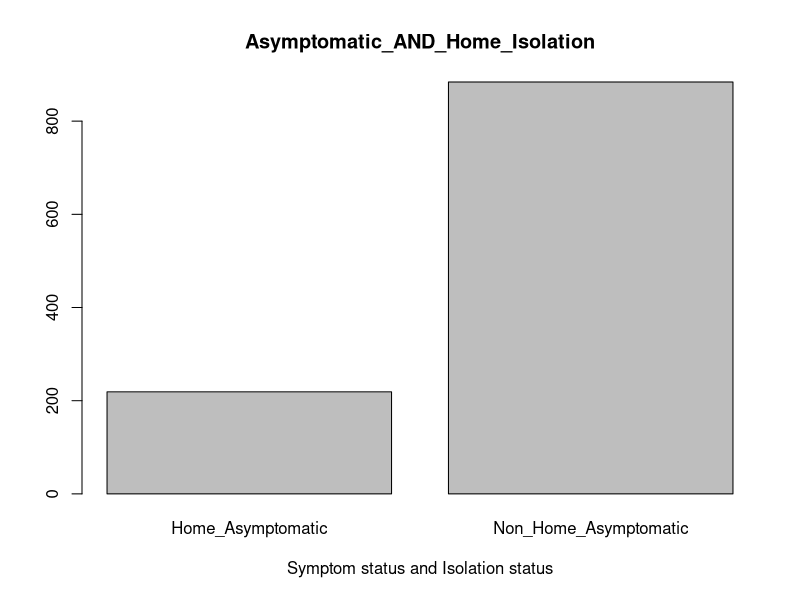
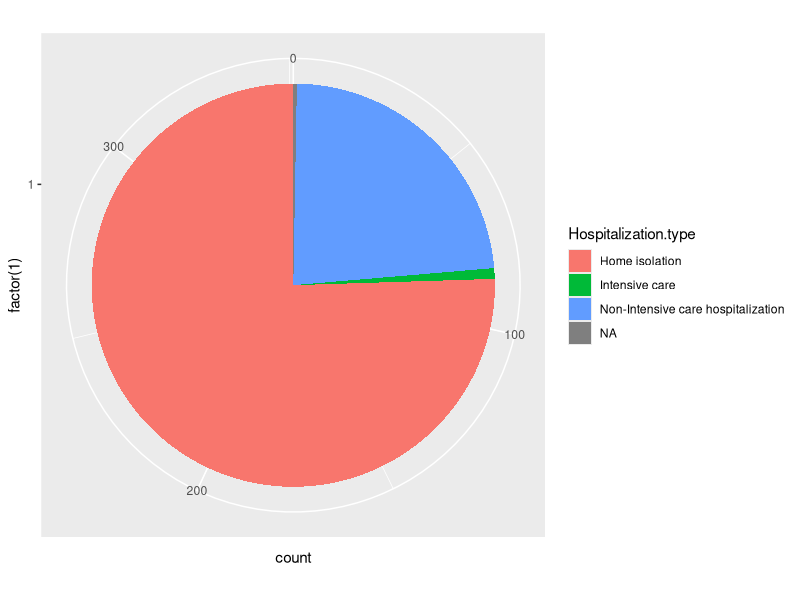

Reproduce these figures in R, in order.
## ---- chunk 1
knitr::opts_chunk$set(echo = TRUE)
## ---- chunk 2
library(tidyverse)
library(lubridate)
## ---- chunk 3
covid <- read.csv("covid.csv", row.names = 1)
# Check data
str(covid)
## ---- chunk 4
covid$Date.of.birth <- 
  as.Date(parse_date_time(covid$Date.of.birth, "mdy"))

covid$First.day.of.symptoms <- 
  as.Date(parse_date_time(covid$First.day.of.symptoms, "mdy"))

covid$Date.of.outcome <- 
  as.Date(parse_date_time(covid$Date.of.outcome, "mdy"))

covid$Date.of.diagnosis <- 
  as.Date(parse_date_time(covid$Date.of.diagnosis, "mdy"))
## ---- chunk 5
covid$Hospitalization.type <- as.factor(covid$Hospitalization.type)

covid$Symptoms <- as.factor(covid$Symptoms)

covid$Outcome <- as.factor(covid$Outcome)

covid$Epidemiological.link...Notes <- as.character(covid$Epidemiological.link...Notes)
## ---- chunk 6
table1 <- table(covid[c("Hospitalization.type", "Symptoms", "Outcome")])
table1
## ---- chunk 7
table2 <- table1[1:2,2,c(2:3)]
table2
## ---- chunk 8
covid_diagnosis.date <- arrange(covid, Date.of.diagnosis)
head(covid_diagnosis.date)
## ---- chunk 9
covid <- covid %>%
  mutate(Asymptomatic_AND_Home_Isolation = 
           ifelse(covid$Symptoms == "Asymptomatic" & 
                  covid$Hospitalization.type == "Home isolation", 
                  "Home_Asymptomatic", "Non_Home_Asymptomatic"))
counts <- table(covid$Asymptomatic_AND_Home_Isolation)
barplot(counts, main="Asymptomatic_AND_Home_Isolation",
   xlab="Symptom status and Isolation status")
## ---- chunk 10
covid %>%
  filter(Date.of.birth > ymd(19810101) & Outcome == "Healed") %>%
  count()
## ---- chunk 11
covid %>%
  filter(Symptoms == "Asymptomatic" | Hospitalization.type == "Home isolation"
         & Date.of.birth > ymd(19820101)) %>%
  count()
## ---- chunk 12
covid_new_data <- covid %>% filter (grepl("contact", pattern = 
                              tolower(covid$Epidemiological.link...Notes)) | 
                              grepl("symptom", tolower(covid$Epidemiological.link...Notes)))
head(covid_new_data)
## ---- chunk 13
covid_new_data <- covid_new_data %>%
  mutate("Age" = as.period(interval(covid_new_data$Date.of.birth, 
      ymd("2020 October 2")))$year) %>%
           write_csv("hw3.kf.new_data_set.csv")
## ---- chunk 14
library(ggplot2)
pie_covid_df <- subset(covid, covid$Date.of.birth >= as.Date("1960-01-01") & 
         covid$Date.of.birth <= as.Date("1980-01-01"))

ggplot(pie_covid_df, aes(x=factor(1), fill=Hospitalization.type))+
    geom_bar(width = 1)+
    coord_polar("y")
## ---- chunk 15
adult <- read.csv("adult.csv", row.names = 1)
# Check data
str(adult)
head(adult)
## ---- chunk 16
adult <- rename(adult, salary = 15)
head(adult)
## ---- chunk 17
adult$salary <- trimws(adult$salary, which = c("left"))
head(adult$salary)
## ---- chunk 18
adult2 <- adult %>% 
  mutate(salary = recode(salary, ">50K" = "1",
                                   "<=50K" = "0"))
adult2$salary <- as.numeric(adult2$salary)
head(adult2)
## ---- chunk 19
fit = glm(formula = salary ~ ., data = adult2, family = binomial)
## ---- chunk 20
##Variable names, column 1 
df <- data.frame (row.names1 = (as.data.frame(coef(fit))%>%
              drop_na() %>%
              row.names() ))
                          
##Coefficient value, column 2 
df$coef.value <- drop_na (as.data.frame(coef(fit)))[[1]]

##Positive coefficient = TRUE, negative coefficient = FALSE, column 3 
df <- df %>%
  mutate("positive.coef" = as.logical(coef.value > 0))

##p-value, column 4 
df$p.value <- as.data.frame(summary(fit)[["coefficients"]])$'Pr(>|z|)'

## ---- chunk 21
sigvar <- df %>% 
  filter (df$p.value < 0.05)
sigvar
